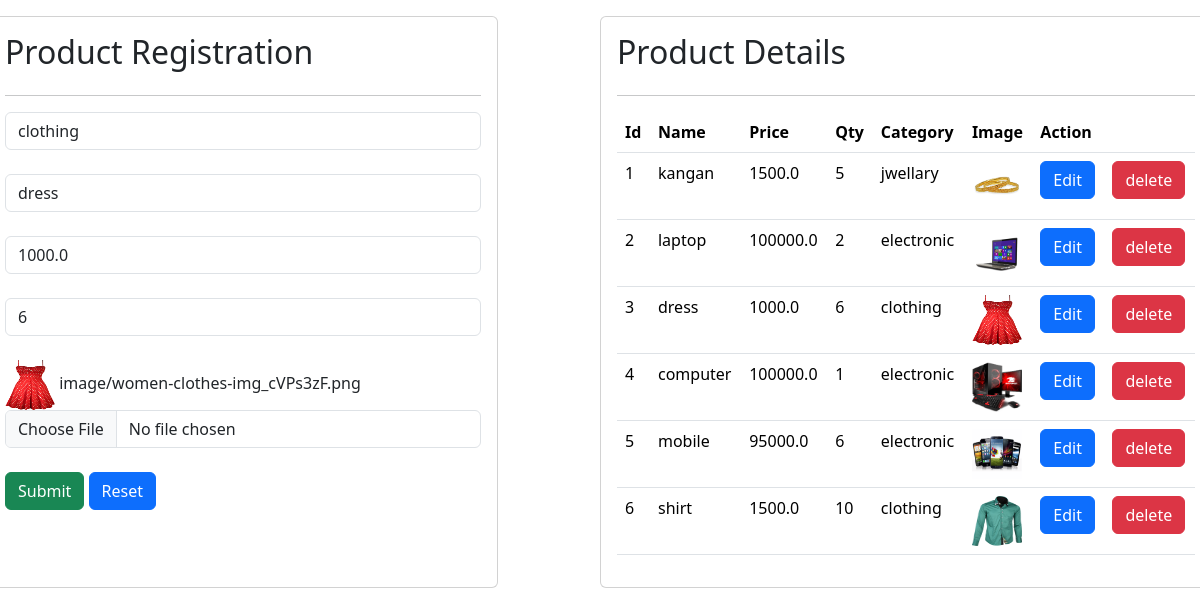
Page /edit?id=22 on the committed database.
### myapp/models.py (models this page shows, shortened)
class product(models.Model):
    Category = models.ForeignKey(Category,on_delete=models.CASCADE,null=True)
    name = models.CharField(max_length=50)
    price = models.FloatField()
    qty = models.IntegerField()
    image = models.ImageField(upload_to="image",default="test.png")

class Category(models.Model):
    name = models.CharField(max_length=20)

### myapp/views.py (the view)
# urls.py: path("edit",edit_product,name="edit")
def edit_product(request):
    Products = product.objects.all()
    category = Category.objects.all()
    if request.method=='POST':
        cat = request.POST['cat']
        id = request.POST['id']
        name = request.POST['name']
        price = request.POST['price']
        qty = request.POST['qty']
        prod= product.objects.get(pk=id)
        prod.name=name
        prod.price=price
        prod.qty=qty
        prod.Category = Category.objects.get(pk=cat)
        if request.FILES:
            prod.image = request.FILES['image']
        prod.save()
        return render(request,"home.html",{"Products":Products,"category":category})
    else:
        id = request.GET['id']
        prod = product.objects.get(pk=id)
        return render(request,"home.html",{"prod":prod,"Products":Products,"category":category})

### myapp/templates/home.html (shortened to what this page needs)
<!DOCTYPE html>
<html lang="en">
<head>
    <link href="https://cdn.jsdelivr.net/npm/bootstrap@5.3.8/dist/css/bootstrap.min.css" rel="stylesheet">
</head>
<body>
    <div class="contanier">
        <div class="row mt-3">
            <div class="col-5 card p-3">
                <h2>Product Registration</h2>
                <hr>
                <form action="" method="post" enctype="multipart/form-data">
                    <select name="cat" id="cat" class="form-control">
                        {%for cat in category%}
                        <option value="{{cat.id}}" {% if prod.Category_id == cat.id %}selected{% endif %}>{{cat.name}}</option>
                        {%endfor%}
                    </select>
                    <br>
                    <input type="text" name="name" placeholder="Enter Product Name" class="form-control" value="{{prod.name}}">
                    <br>
                    <input type="text" name="price" placeholder="Enter Product Price" class="form-control" value="{{prod.price}}">
                    <br>
                    <input type="text" name="qty" placeholder="Enter Product Qty" class="form-control" value="{{prod.qty}}">
                    <br>
                    {%if prod%}
                    <img src="media/{{prod.image}}" alt="" width="50px" height="50px">
                    <span>{{prod.image}}</span>
                    {%endif%}
                    <input type="file" name="image" class="form-control" value="{{prod.image}}">
                    <br>
                    <input type="submit" class="btn btn-success">
                    <input type="reset" class="btn btn-primary">
                </form>
            </div>
            <div class="col-1">
            </div>
            <div class="col-6 card p-3">
                <h2>Product Details</h2>
                <hr>
                <table class="table">
                    <tr>
                        <th>Id</th>
                        <th>Name</th>
                        <th>Price</th>
                        <th>Qty</th>
                        <th>Category</th>
                        <th>Image</th>
                        <th colspan="2">Action</th>
                    </tr>
                    {%for prod in Products%}
                    <tr>
                        <td>{{forloop.counter}}</td>
                        <td>{{prod.name}}</td>
                        <td>{{prod.price}}</td>
                        <td>{{prod.qty}}</td>
                        <td>{{prod.Category.name}}</td>
                        <td><img src="media/{{prod.image}}" alt="{{prod.image}}" height="50px" width="50px"></td>
                        <td><a href="{%url 'edit'%}?id={{prod.id}}" class="btn btn-primary">Edit</a></td>
                        <td><a href="{%url 'delete'%}?id={{prod.id}}" class="btn btn-danger">delete</a></td>
                    </tr>
                    {%endfor%}
                </table>
            </div>
        </div>
    </div>
</body>
</html>

### rows in the picture
product: cat "clothing", name "dress", price "1000.0", qty "6", image (picture), image "image/women-clothes-img_cVPs3zF.png", Category.name "clothing"
product: name "kangan", price "1500.0", qty "5", Category.name "jwellary", image (picture)
product: name "laptop", price "100000.0", qty "2", Category.name "electronic", image (picture)
product: name "computer", price "100000.0", qty "1", Category.name "electronic", image (picture)
product: name "mobile", price "95000.0", qty "6", Category.name "electronic", image (picture)
product: name "shirt", price "1500.0", qty "10", Category.name "clothing", image (picture)
